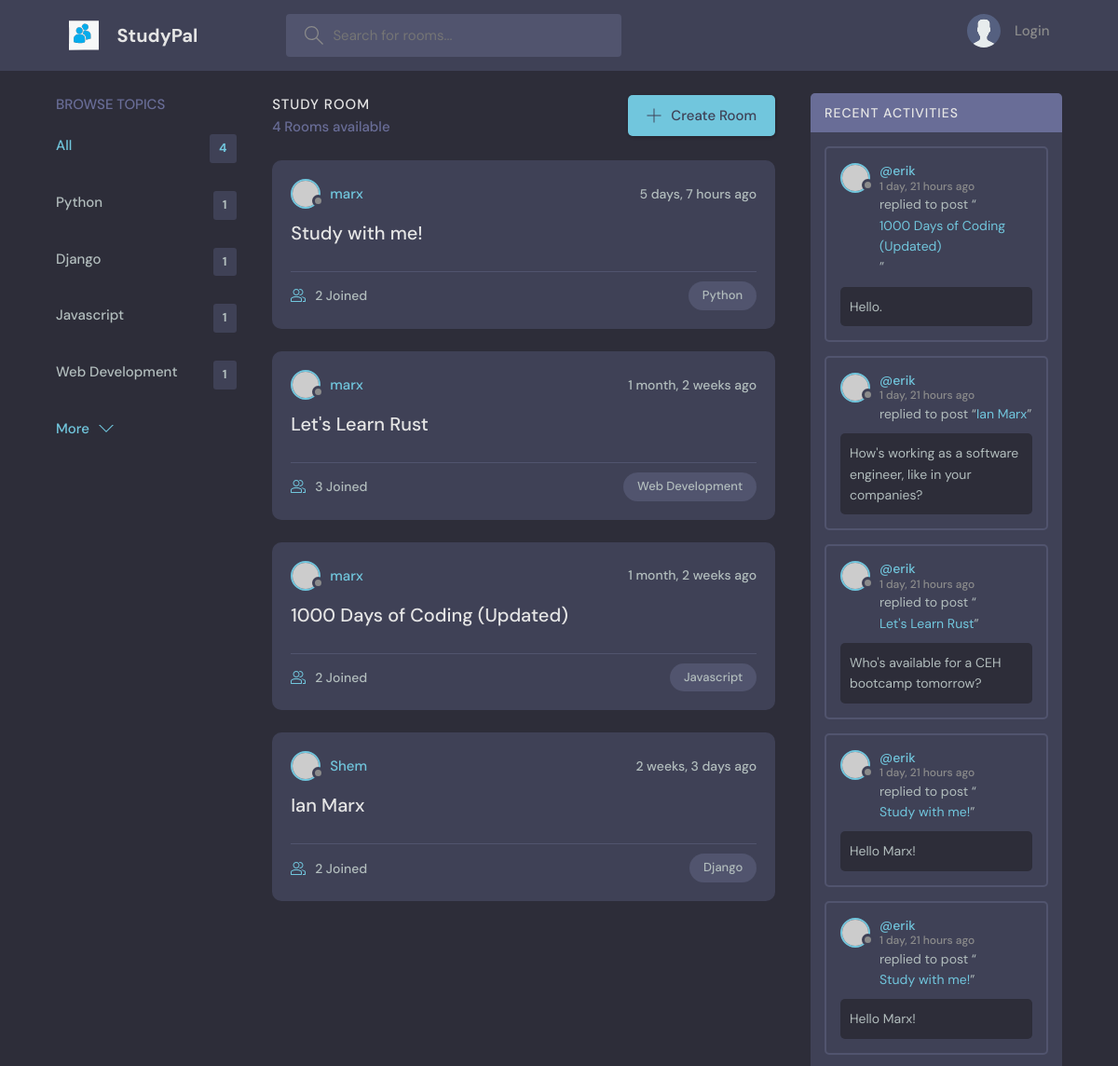
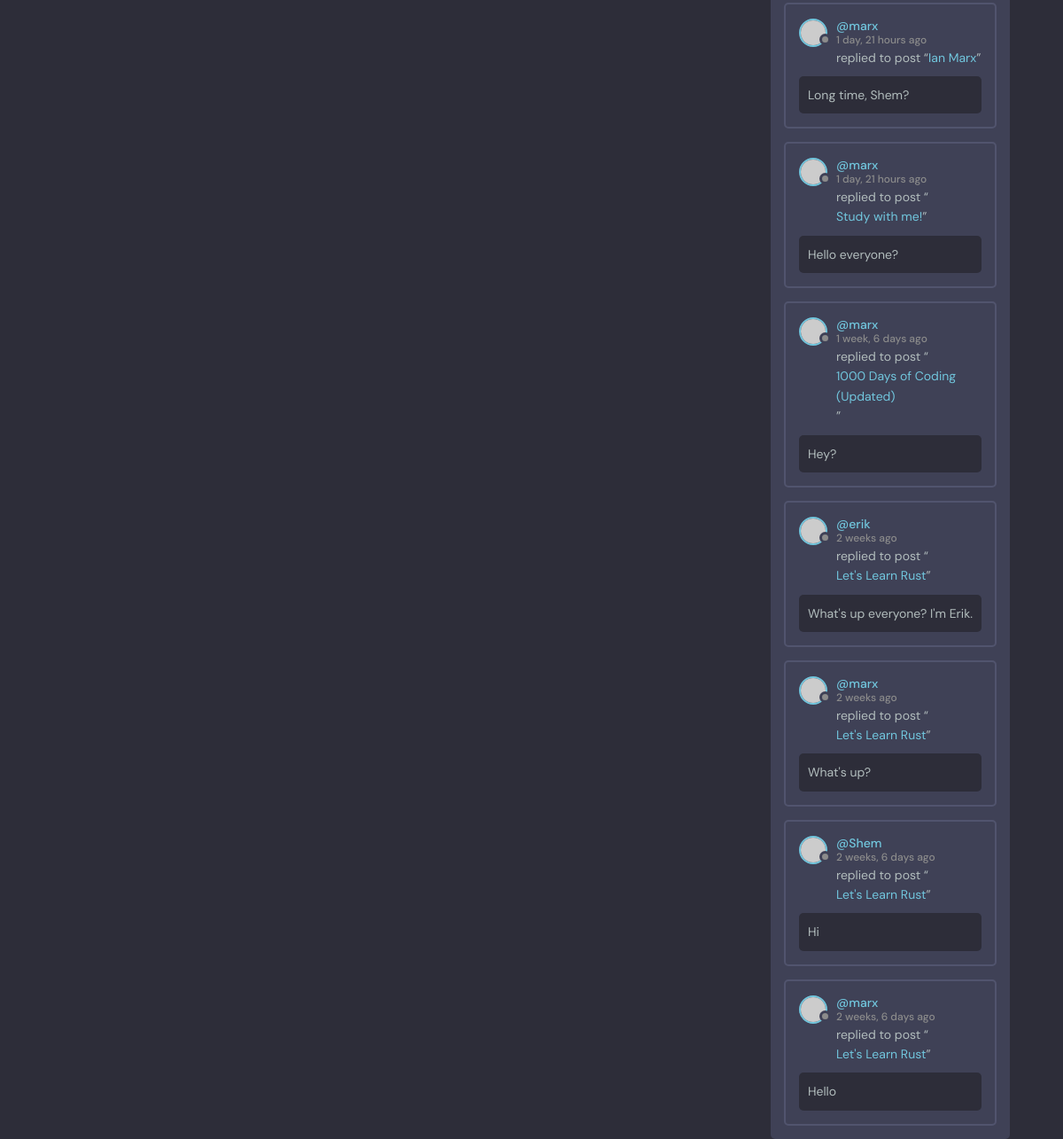
Before: / with the older database file (2 pictures, top to bottom).
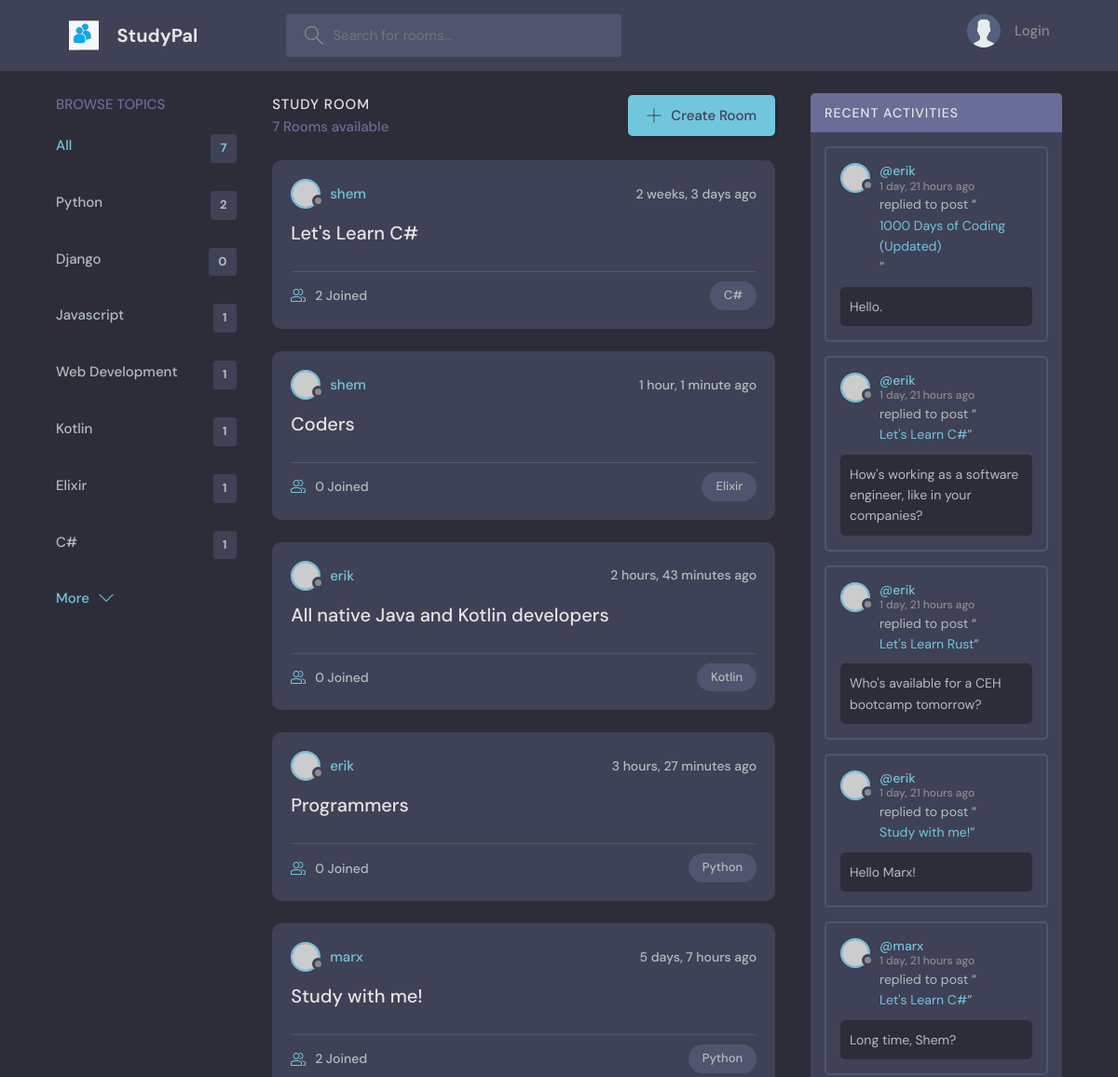
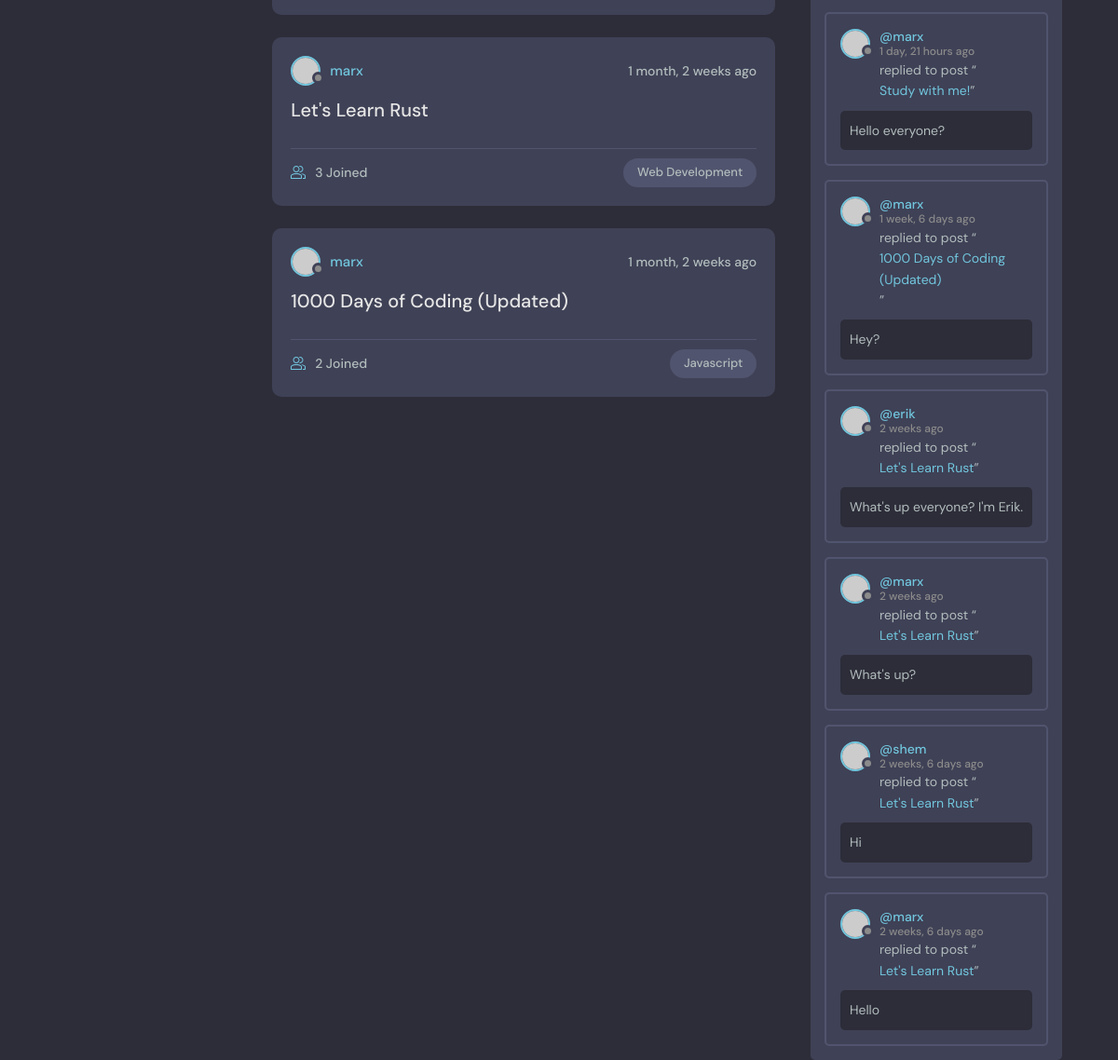
After: the same page with the newer database file (2 pictures, top to bottom).
### base/models.py (models this page shows, shortened)
class Topic(models.Model):
    name = models.CharField(max_length=200)

class Room(models.Model):
    host = models.ForeignKey(User, on_delete=models.SET_NULL, null=True)
    topic = models.ForeignKey(Topic, on_delete=models.SET_NULL, null=True)
    name = models.CharField(max_length=200)
    description = models.TextField(null = True, blank = True)
    participants = models.ManyToManyField(User, related_name='participants', blank=True)
    updated = models.DateTimeField(auto_now=True)
    created = models.DateTimeField(auto_now_add=True)
    class Meta:
        ordering = ['-updated', '-created']
    def __str__(self):
        return self.name

class Message(models.Model):
    user = models.ForeignKey(User, on_delete=models.CASCADE)
    room = models.ForeignKey(Room, on_delete=models.CASCADE)
    body = models.TextField()
    updated = models.DateTimeField(auto_now=True)
    created = models.DateTimeField(auto_now_add=True)
    class Meta:
        ordering = ['-updated', '-created'] #ordering new messages by the newest

### base/views.py (the view)
# urls.py: path('', views.home, name='home'),
def home(request):
    q = request.GET.get('q') if request.GET.get('q') != None else '' #q is going to be equal to whatever we passed in the url
    rooms = Room.objects.filter(
        Q(topic__name__icontains = q) |
        Q(name__icontains = q) |
            Q(description__icontains = q)
        )
    topics = Topic.objects.all()
    room_count = rooms.count() #You can also use the python len() method
    room_messages = Message.objects.filter(Q(room__topic__name__icontains=q)) #grabbing all recent user messages
    context = {'rooms':rooms, 'topics': topics, 'room_count': room_count, 'room_messages': room_messages}
    return render(request, 'base/home.html', context)#Passing in a dictionary and specifying the value names

### base/templates/base/home.html (shortened to what this page needs)
{% extends 'main.html' %}
{% block content %}
    <main class="layout layout--3">
      <div class="container">
        {% include 'base/topics_component.html' %}
        <div class="roomList">
          <div class="roomList__header">
            <div>
              <h2>Study Room</h2>
              <p>{{room_count}} Rooms available</p>
            </div>
            <a class="btn btn--main" href="{% url 'create-room' %}">
              <svg version="1.1" xmlns="http://www.w3.org/2000/svg" width="32" height="32" viewBox="0 0 32 32">
                <title>add</title>
                <path
                  d="M16.943 0.943h-1.885v14.115h-14.115v1.885h14.115v14.115h1.885v-14.115h14.115v-1.885h-14.115v-14.115z"
                ></path>
              </svg>
              Create Room
            </a>
          </div>
          {% include 'base/feed_component.html' %}
        </div>
        {% include 'base/activity_component.html' %}
      </div>
    </main>
    {% endblock content %}

### base/templates/base/topics_component.html
<div class="topics">
    <div class="topics__header">
      <h2>Browse Topics</h2>
    </div>
    <ul class="topics__list">
      <li>
        <a href="{% url 'home' %}" class="active">All<span>{{topics.count}}</span></a>
      </li>
      {% for topic in topics %}
      <li>
        <a href="{% url 'home' %}?q={{topic.name}}">{{topic.name}}<span>{{topic.room_set.all.count}}</span></a>
      </li>
      {% endfor %}
    </ul>
    <a class="btn btn--link" href="topics.html">
      More
      <svg version="1.1" xmlns="http://www.w3.org/2000/svg" width="32" height="32" viewBox="0 0 32 32">
        <title>chevron-down</title>
        <path d="M16 21l-13-13h-3l16 16 16-16h-3l-13 13z"></path>
      </svg>
    </a>
  </div>

### base/templates/base/feed_component.html (shortened to what this page needs)
{% for room in rooms %}
<div class="roomListRoom">
  <div class="roomListRoom__header">
    <a href="{% url 'user-profile' room.host.id %}" class="roomListRoom__author">
      <div class="avatar avatar--small">
        <img src="https://randomuser.me/api/portraits/women/11.jpg" />
      </div>
      <span>{{room.host.username}}</span>
    </a>
    <div class="roomListRoom__actions">
      <span>{{room.created|timesince}} ago</span>
    </div>
  </div>
  <div class="roomListRoom__content">
    <a href="{% url 'room' room.id %}">{{room.name}}</a>
  </div>
  <div class="roomListRoom__meta">
    <a href="{% url 'room' room.id %}" class="roomListRoom__joined">
      {{room.participants.all.count}} Joined
    </a>
    <p class="roomListRoom__topic">{{room.topic.name}}</p>
  </div>
</div>
{% endfor %}

### base/templates/base/activity_component.html (shortened to what this page needs)
<div class="activities">
    <div class="activities__header">
      <h2>Recent Activities</h2>
    </div>
    {% for message in room_messages %}
    <div class="activities__box">
      <div class="activities__boxHeader roomListRoom__header">
        <a href="{% url 'user-profile' message.user.id %}" class="roomListRoom__author">
          <div class="avatar avatar--small">
            <img src="https://randomuser.me/api/portraits/women/11.jpg" />
          </div>
          <p>
            @{{message.user}}
            <span>{{message.created|timesince}} ago</span>
          </p>
        </a>
      </div>
      <div class="activities__boxContent">
        <p>replied to post “<a href="{% url 'room' message.room.id %}">{{message.room}}</a>”</p>
        <div class="activities__boxRoomContent">
          {{message.body}}
        </div>
      </div>
    </div>
    {% endfor %}
  </div>

Changed rows visible on the page:
removed Message: user "erik", created "1 day, 21 hours", room "Study with me!", body "Hello Marx!"
computed for Topic "Python": room_set.all.count "1" → "2"
computed for Topic "Django": room_set.all.count "1" → "0"
added Topic: name "Kotlin", room_set.all.count "1"
added Topic: name "Elixir", room_set.all.count "1"
added Topic: name "C#", room_set.all.count "1"
changed Room: host.username "Shem" → "shem"; name "Ian Marx" → "Let's Learn C#"; topic.name "Django" → "C#"; moves up the list
added Room: host.username "shem", created "1 hour, 1 minute", name "Coders", participants.all.count "0", topic.name "Elixir"
added Room: host.username "erik", created "2 hours, 43 minutes", name "All native Java and Kotlin developers", participants.all.count "0", topic.name "Kotlin"
added Room: host.username "erik", created "3 hours, 27 minutes", name "Programmers", participants.all.count "0", topic.name "Python"
changed through a linked row, Message "How's working as a software engineer, like in your companies?": room "Ian Marx" → "Let's Learn C#"
changed through a linked row, Message "Long time, Shem?": room "Ian Marx" → "Let's Learn C#"
changed through a linked row, Message "Hi": user "Shem" → "shem"
Other visible differences:
{{ topics.count }}: "4" → "7"
{{ room_count }}: "4" → "7"
